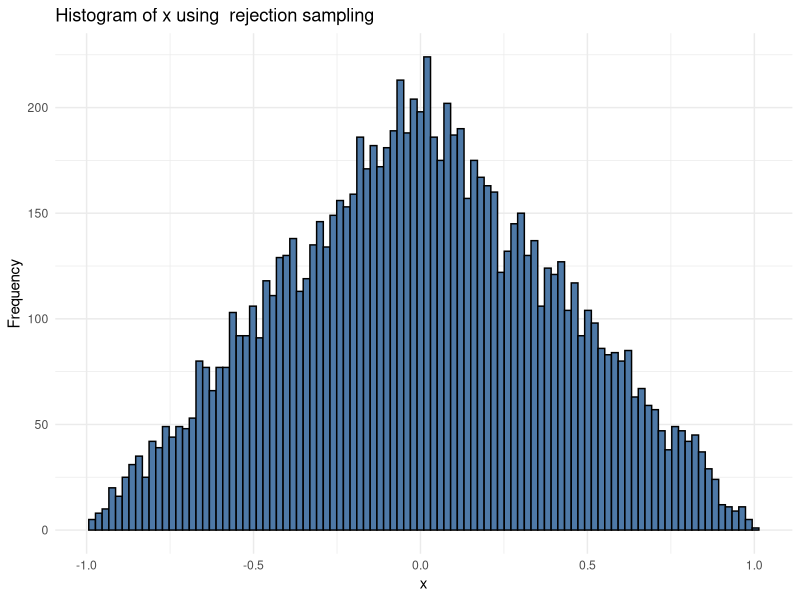
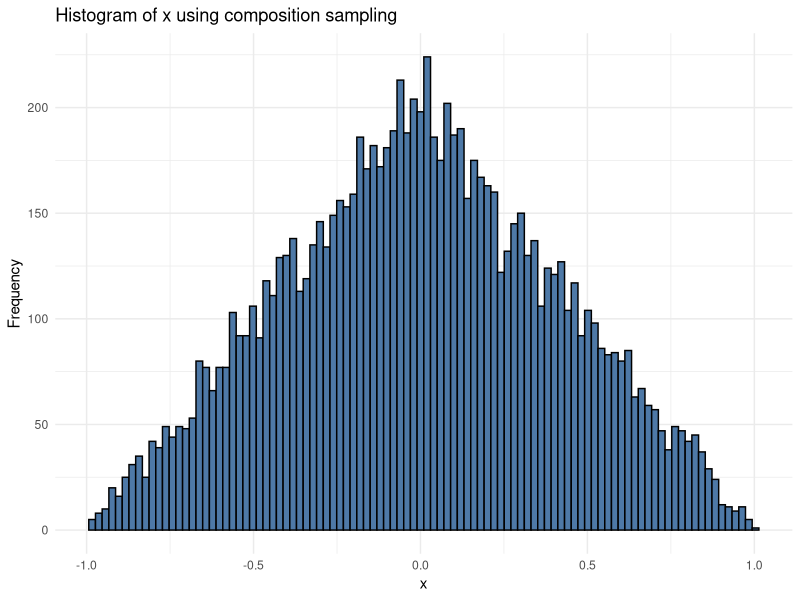
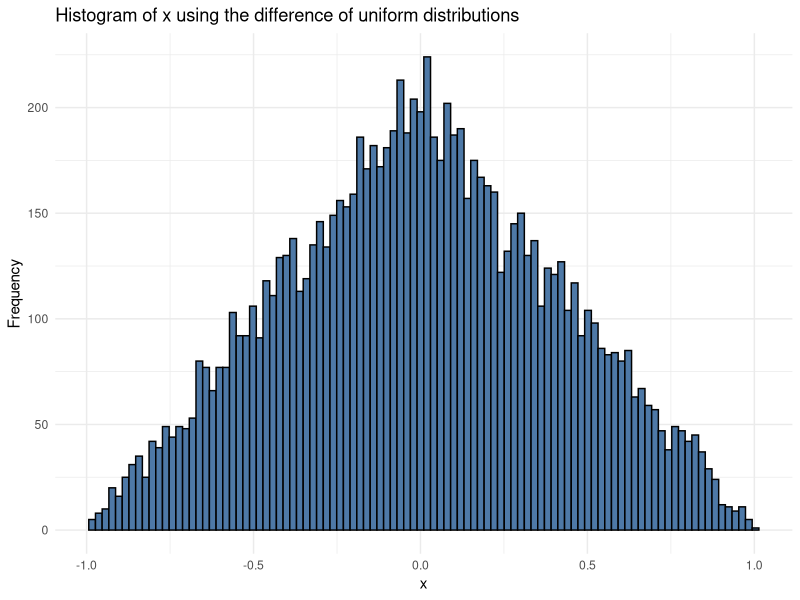
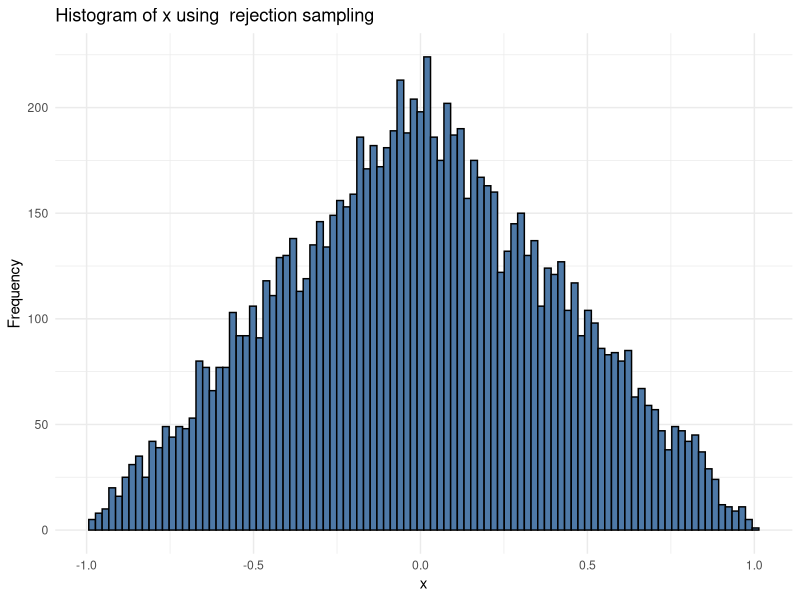
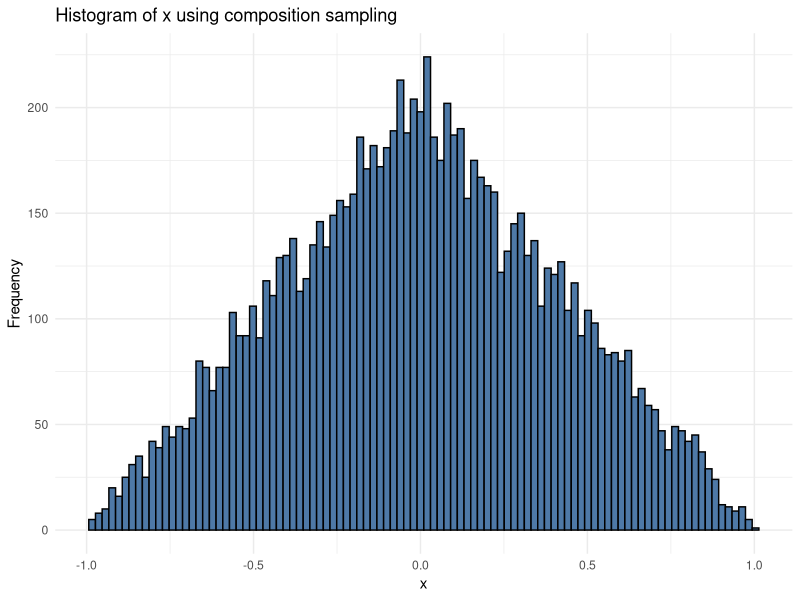
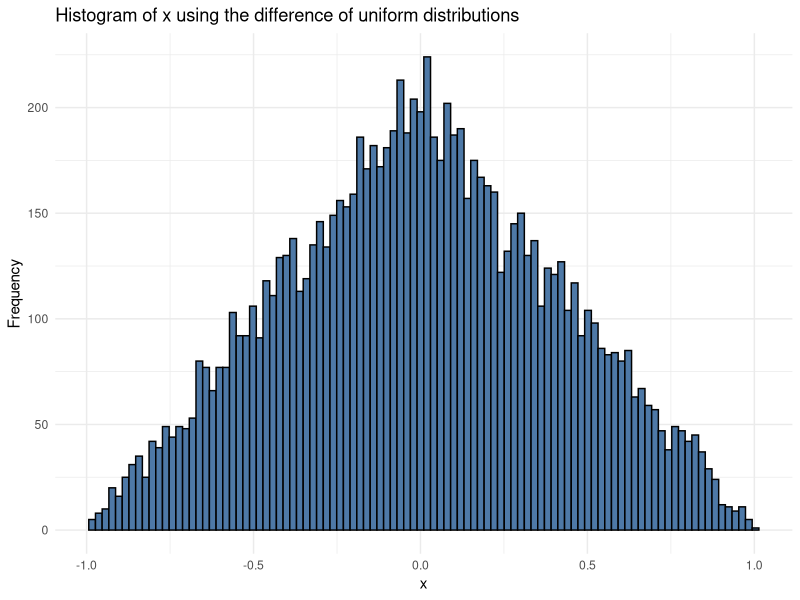
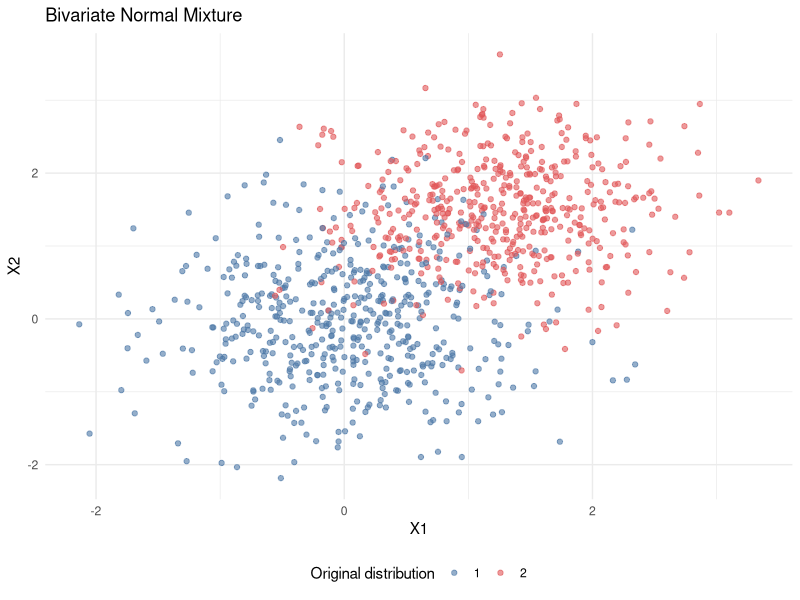

The R script that drew these images, in order:
## ---- chunk 1
knitr::opts_chunk$set(echo = TRUE)
## ---- chunk 2
library(ggplot2)
library(knitr)
suppressWarnings(library(knitr))
## ---- chunk 3
#question1
#a
library(ggplot2)
fx <- function(x){
  if(x< -1|x > 1){
    return(0)}
  if(-1 <= x&& x <= 0){
    return(x+1)}
  if(0 < x && x <= 1){
    return(1-x)}
}

rejection_sample <- function(n){
  samples <- numeric(n)
  count <- 0
  
  while (count<n) {
    sample <- runif(1,-1,1) #sampling from uniform distribution
    U <- runif(1)
    f_x <- fx(sample)
    
    if(U <= f_x){
      count <- count+1
      samples[count] <- sample
    }
   
  }
  return(samples)

}
set.seed(12345)
x <- rejection_sample(10000)
#hist(x,breaks = 100)
data <- data.frame(x)
ggplot(data,aes(x=x))+
  geom_histogram(bins = 100,fill="#4E79A7",color="black")+
labs(title = "Histogram of x using  rejection sampling", x = "x", y ="Frequency")+ theme_minimal()




#b
com_sample <- function(n){
  U1 <- runif(n/2) #50%
  Y1 <- 1-sqrt(1-U1)
  
  U2 <- runif(n/2)
  Y2 <- -(1-sqrt(1-U2))
  
  X <- c(Y1,Y2)
  return(X)
  
}
set.seed(12345)
composition_samples <- com_sample(10000)
#hist(composition_samples,breaks = 100)
dataCS <- data.frame(composition_samples)
ggplot(dataCS,aes(x=x))+
  geom_histogram(bins = 100,fill="#4E79A7",color="black")+
labs(title = "Histogram of x using composition sampling", x = "x", y ="Frequency")+ theme_minimal()

#c.
set.seed(12345)
U1 <- runif(10000,0,1)
U2 <- runif(10000,0,1)

U3 <- U1-U2
#hist(U3,breaks = 100)
dataDifference <- data.frame(U3)
ggplot(dataDifference,aes(x=x))+
  geom_histogram(bins = 100,fill="#4E79A7",color="black")+
labs(title = "Histogram of x using the difference of uniform distributions", x = "x", y ="Frequency")+ theme_minimal()
#d
cat("Variance of X: ",var(U3),"\n")
## ---- chunk 4
data <- data.frame(x)
ggplot(data,aes(x=x))+
  geom_histogram(bins = 100,fill="#4E79A7",color="black")+
labs(title = "Histogram of x using  rejection sampling", x = "x", y ="Frequency")+ theme_minimal()

## ---- chunk 5
composition_samples <- com_sample(10000)
dataCS <- data.frame(composition_samples)
ggplot(dataCS,aes(x=x))+
  geom_histogram(bins = 100,fill="#4E79A7",color="black")+
labs(title = "Histogram of x using composition sampling", x = "x", y ="Frequency")+ theme_minimal()

## ---- chunk 6
U3 <- U1-U2
dataDifference <- data.frame(U3)
ggplot(dataDifference,aes(x=x))+
  geom_histogram(bins = 100,fill="#4E79A7",color="black")+
labs(title = "Histogram of x using the difference of uniform distributions", x = "x", y ="Frequency")+ theme_minimal()

## ---- chunk 7
cat("Variance of X: ",var(U3),"\n")
## ---- chunk 8
n <- 10000000
mu <- c(0, 0)
sigma <- matrix(c(0.6, 0, 0, 0.6), nrow = 2)

box_muller_normal <- function(n, mu, sigma){

  set.seed(1234)
  u <- runif(n)
  v <- runif(n)
  
  x1 <- sqrt(-2*log(u))*cos(2*pi*v)*sqrt(sigma[1, 1]) + mu[1]
  x2 <- sqrt(-2*log(u))*sin(2*pi*v)*sqrt(sigma[2, 2]) + mu[2]

  return(data.frame(x1, x2))
}

time_box <- system.time({
  dist <- box_muller_normal(n, mu, sigma)
})

library(mvtnorm)

set.seed(1234)
time_rmvnorm <- system.time({
  dist2 <- rmvnorm(n, mean = mu, sigma = sigma)
})

df <- data.frame("Time" = c(time_box["elapsed"], time_rmvnorm["elapsed"]))
rownames(df) <- c("Box-Muller method", "rmvnorm function")
colnames(df) <- c("Computation time (seconds)")
kable(df, caption = "Computation time for each method")
## ---- chunk 9
mu1 <- c(0, 0)
mu2 <- c(1.2, 1.5)
mu <- list(mu1, mu2)

sigma1 <- matrix(c(0.6, 0, 0, 0.6), nrow = 2)
sigma2 <- matrix(c(0.5, 0, 0, 0.5), nrow = 2)
sigma <- list(sigma1, sigma2)

prob <- c(0.5, 0.5)
n <- 1000

x <- data.frame(matrix(NA, nrow = n, ncol = 3))
set.seed(1234)
for(i in 1:n){
  g <- sample(1:2, 1, replace = TRUE, p = prob)
  x[i, 1:2] <- rmvnorm(n = 1, mean = mu[[g]], sigma = sigma[[g]])
  x[i, 3] <- as.character(g)
}

ggplot(x, aes(x = x[, 1], y = x[, 2], color = x[, 3])) +
  geom_point(alpha = 0.6) +
  theme_minimal() +
  scale_color_manual(values = c("#4E79A7", "#E15759")) + 
  labs(title = "Bivariate Normal Mixture", x = "X1", y = "X2", color = "Original distribution") + 
  theme(legend.position="bottom")
